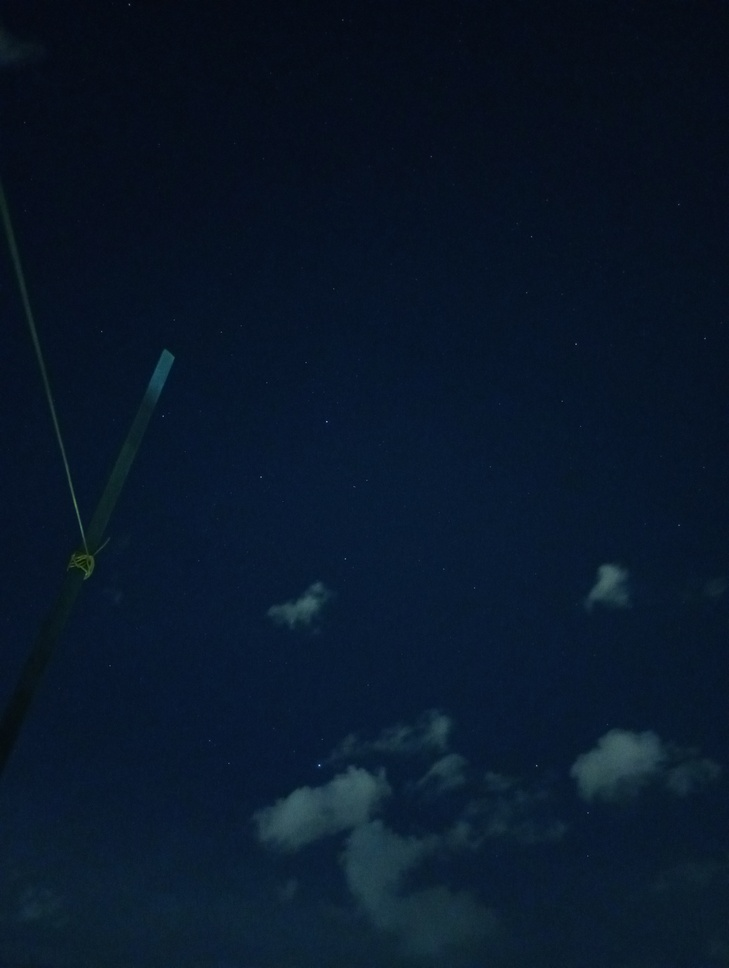
#> input picture images/simple_image_1.jpg, 729 x 968 px, shrunk from 3072 x 4080 before the run
$ python AstroStakos.py
#> lines starting #> are read from the running program, lines starting #| are printed output that depends on the picture; after the words box and inside, x2 and y2 are one past the last pixel; in counts of white or black regions, pixels touching at a corner belong together
import cv2
import numpy as np
from scipy.ndimage import gaussian_filter
from skimage import exposure
import concurrent.futures
import tkinter as tk
from tkinter import filedialog, messagebox
import time
import os

# --- CONFIGURATION ---
class Config:
    """Configuration parameters for star enhancement"""
    BG_KERNEL = 75
    THRESH_SIGMA = 3.0
    STRETCH_STRENGTH = 10.0
    NUM_WORKERS = 8
    BLOCK_SIZE = 512
    OVERLAP = 150
    ENHANCE_FACTOR = 1.3
    DIM_STAR_BOOST = 3.5
    BRIGHT_STAR_THRESHOLD = 0.3
    GAMMA = 2.2
    USE_CIRCULAR_KERNEL = True


# --- FILE I/O FUNCTIONS ---
def select_input_file():
    """Open file dialog to select input TIFF file"""
    root = tk.Tk()
    root.withdraw()

    input_file = filedialog.askopenfilename(
        title="Select Autosave.tif",
        filetypes=[("TIFF files", "*.tif *.tiff")]
    )

    if not input_file:
        raise RuntimeError("❌ No file selected.")

    if not os.path.isfile(input_file):
        messagebox.showerror(
            "File Not Found",
            f"Could not find:\n{input_file}"
        )
        raise FileNotFoundError(f"❌ Could not find {input_file}")

    print(f"✅ Using input file: {input_file}")
    return input_file


def load_and_normalize_image(filepath):
    """Load image and normalize to [0, 1] range"""
    print("📂 Loading image...")
    img = cv2.imread(filepath, cv2.IMREAD_UNCHANGED)
    if img is None:
        raise FileNotFoundError(f"❌ Could not load {filepath}")

    img = img.astype(np.float32)
    if np.max(img) > 1.5:
        img /= 65535.0  # Handle 16-bit

    return img


def remove_hot_pixels(img, threshold_sigma=8.0):
    """
    Remove single-pixel hot pixels using median filtering.
    Works on both grayscale and RGB images.
    Enhanced to handle stubborn red hot pixels.
    """
    if img.ndim == 2:
        median = cv2.medianBlur(img, 3)
        diff = img - median
        sigma = np.std(diff)
        mask = diff > (threshold_sigma * sigma)
        img = img.copy()
        img[mask] = median[mask]
        return img

    # Color image - process each channel independently
    cleaned = img.copy()

    for c in range(3):
        channel = img[..., c]
        median = cv2.medianBlur(channel, 3)
        diff = channel - median
        sigma = np.std(diff[diff > 0])  # Only compute sigma from positive differences

        # More aggressive threshold for red channel (BGR order: 2=Red)
        if c == 2:  # Red channel
            threshold = threshold_sigma * 0.7  # Lower threshold = more aggressive
        else:
            threshold = threshold_sigma

        mask = diff > (threshold * sigma)
        cleaned[..., c][mask] = median[mask]

    # Additional pass: detect chromatic hot pixels (red-only spikes)
    if img.shape[-1] == 3:
        # BGR order: 0=Blue, 1=Green, 2=Red
        red_excess = cleaned[..., 2] - np.maximum(cleaned[..., 0], cleaned[..., 1])
        chromatic_threshold = 0.05  # Adjust as needed

        red_hot_mask = red_excess > chromatic_threshold

        # Apply median filter only where red is excessive
        if np.any(red_hot_mask):
            red_median = cv2.medianBlur(cleaned[..., 2], 3)
            cleaned[..., 2][red_hot_mask] = red_median[red_hot_mask]

    return cleaned


def prepare_image_channels(img):
    """Prepare image channels and compute luminance"""
    is_color = img.ndim == 3

    if is_color:
        print("🎨 RGB image detected.")
        h, w, c = img.shape
        luminance = 0.2126 * img[..., 2] + 0.7152 * img[..., 1] + 0.0722 * img[..., 0]
    else:
        print("🖤 Grayscale image detected.")
        h, w = img.shape
        c = 1
        img = img[..., np.newaxis]
        luminance = img[..., 0]

    return img, luminance, is_color, (h, w, c)


def save_output(rgb_result, input_file):
    """Save the final enhanced image"""
    print("💾 Saving final enhanced images...")
    output_dir = os.path.dirname(input_file)
    output_path = os.path.join(output_dir, "final_star_enhanced_rgb16.tif")

    cv2.imwrite(output_path, (rgb_result * 65535).astype(np.uint16))
    print(f"💾 Saved output to:\n{output_path}")


# --- IMAGE PROCESSING UTILITY FUNCTIONS ---
def create_blend_weights(h, w, overlap):
    """Create smooth cosine-based blend weights for tile edges"""
    weights = np.ones((h, w), dtype=np.float32)
    if overlap > 0:
        actual_overlap_h = min(overlap, h // 2)
        actual_overlap_w = min(overlap, w // 2)

        for i in range(actual_overlap_h):
            alpha = 0.5 * (1 - np.cos(np.pi * i / actual_overlap_h))
            weights[i, :] *= alpha
            weights[-(i+1), :] *= alpha

        for i in range(actual_overlap_w):
            alpha = 0.5 * (1 - np.cos(np.pi * i / actual_overlap_w))
            weights[:, i] *= alpha
            weights[:, -(i+1)] *= alpha

    return weights


def create_circular_kernel(radius):
    """Create circular kernel instead of square for star dilation"""
    diameter = 2 * radius + 1
    kernel = np.zeros((diameter, diameter), dtype=np.uint8)
    center = radius
    y, x = np.ogrid[:diameter, :diameter]
    mask = (x - center)**2 + (y - center)**2 <= radius**2
    kernel[mask] = 1
    return kernel


def process_block_with_blend(block, bg_kernel):
    """Apply Gaussian filter to a single block"""
    return gaussian_filter(block, sigma=bg_kernel / 10)


# --- BACKGROUND ESTIMATION ---
def estimate_background_tiled(channel_data, config):
    """Estimate background using overlapping tiles with smooth blending"""
    h, w = channel_data.shape
    background = np.zeros_like(channel_data)
    weight_sum = np.zeros_like(channel_data)

    step = config.BLOCK_SIZE - config.OVERLAP
    tiles = [(y, min(y + config.BLOCK_SIZE, h), x, min(x + config.BLOCK_SIZE, w))
             for y in range(0, h, step)
             for x in range(0, w, step)]

    def compute_tile(tile):
        y, y2, x, x2 = tile
        block = channel_data[y:y2, x:x2]
        bg_block = process_block_with_blend(block, config.BG_KERNEL)
        weights = create_blend_weights(y2-y, x2-x, config.OVERLAP)
        return (tile, bg_block, weights)

    print(f"   Processing {len(tiles)} overlapping tiles...")
    with concurrent.futures.ThreadPoolExecutor(max_workers=config.NUM_WORKERS) as ex:
        for tile, bg_block, weights in ex.map(compute_tile, tiles):
            y, y2, x, x2 = tile
            background[y:y2, x:x2] += bg_block * weights
            weight_sum[y:y2, x:x2] += weights

    background = np.divide(background, weight_sum, where=weight_sum > 0)
    return background


# --- STAR DETECTION ---
def detect_stars(channel_data, config):
    """Detect stars using high-pass filtering and create soft mask"""
    g_small = gaussian_filter(channel_data, sigma=1.0)
    g_large = gaussian_filter(channel_data, sigma=4.0)
    hp = g_small - g_large
    sigma_hp = np.std(hp)
    threshold_value = config.THRESH_SIGMA * sigma_hp
    star_mask_binary = hp > threshold_value

    # Reject single-channel chromatic spikes
    local_mean = gaussian_filter(channel_data, sigma=1.0)
    chromatic_ratio = channel_data / (local_mean + 1e-10)

    # Hot pixels usually exceed this by a lot
    star_mask_binary &= chromatic_ratio < 2.5

    star_mask_binary_uint8 = star_mask_binary.astype(np.uint8)

    if config.USE_CIRCULAR_KERNEL:
        kernel = create_circular_kernel(radius=1)
    else:
        kernel = np.ones((3, 3), np.uint8)

    star_mask_dilated = cv2.dilate(star_mask_binary_uint8, kernel, iterations=1)

    num_labels, labels, stats, _ = cv2.connectedComponentsWithStats(
    star_mask_dilated, connectivity=8
)

    clean_mask = np.zeros_like(star_mask_dilated)

    for i in range(1, num_labels):
        area = stats[i, cv2.CC_STAT_AREA]
        if area >= 3:  # stars are never 1–2 pixels
            clean_mask[labels == i] = 1

    star_mask_dilated = clean_mask


    # Create soft mask with Gaussian falloff
    star_mask = gaussian_filter(star_mask_dilated.astype(np.float32), sigma=1.5)
    star_mask = np.clip(star_mask, 0, 1)

    return star_mask


# --- CHANNEL PROCESSING ---
def process_channel_improved(channel_data, config, star_mask_ref=None):
    """Process one channel with improved blending and optional shared star mask"""
    background = estimate_background_tiled(channel_data, config)

    if star_mask_ref is None:
        star_mask = detect_stars(channel_data, config)
    else:
        star_mask = star_mask_ref

    # Extract stars
    star_signal = channel_data - background
    star_signal[star_signal < 0] = 0
    star_map = star_signal * star_mask

    # Create starless version
    starless = channel_data - star_map

    clean = channel_data - background
    clean[clean < 0] = 0
    result = np.clip(clean + star_map, 0, 1)

    return background, star_map, starless, result, star_mask


# --- STAR ENHANCEMENT ---
def create_adaptive_boost_mask(star_map, is_color, config):
    """Create adaptive enhancement mask that boosts dim stars more"""
    if is_color:
        star_luminosity = (0.2126 * star_map[..., 2] +
                          0.7152 * star_map[..., 1] +
                          0.0722 * star_map[..., 0])
    else:
        star_luminosity = star_map[..., 0] if star_map.ndim == 3 else star_map

    normalized_luminosity = star_luminosity / (np.max(star_luminosity) + 1e-10)

    adaptive_boost = np.where(
        normalized_luminosity < config.BRIGHT_STAR_THRESHOLD,
        config.DIM_STAR_BOOST * (1.0 - normalized_luminosity / config.BRIGHT_STAR_THRESHOLD) + config.ENHANCE_FACTOR,
        config.ENHANCE_FACTOR
    )

    return star_luminosity, adaptive_boost


def enhance_stars(star_map, is_color, config):
    """Enhance stars using adaptive luminosity-based method"""
    print("✨ Enhancing stars using adaptive luminosity-based method...")

    star_luminosity, adaptive_boost = create_adaptive_boost_mask(star_map, is_color, config)

    if is_color:
        enhancement_mask = np.clip(star_luminosity * adaptive_boost, 0, 1)
        enhanced_stars = np.zeros_like(star_map)

        for i in range(3):
            ratio = np.divide(star_map[..., i], star_luminosity + 1e-10,
                            out=np.zeros_like(star_map[..., i]),
                            where=star_luminosity > 1e-10)
            enhanced_stars[..., i] = enhancement_mask * ratio

        enhanced_stars = np.clip(enhanced_stars, 0, 1)
    else:
        enhanced_stars = np.clip(star_map * adaptive_boost, 0, 1)

    return enhanced_stars


def stretch(x, strength=10.0):
    """Apply asinh stretch to image data"""
    return exposure.rescale_intensity(np.arcsinh(x * strength), out_range=(0, 1))


def apply_stretch_and_sharpen(starless, enhanced_stars, config):
    """Apply stretch to stars and recombine with background"""
    print("🎨 Applying asinh stretch to STARS ONLY...")

    stretched_stars = stretch(enhanced_stars, config.STRETCH_STRENGTH)
    stretched_result = np.clip(starless + stretched_stars, 0, 1)

    # Mild sharpening
    blur = cv2.GaussianBlur(stretched_result, (0, 0), sigmaX=1.2)
    sharpened = cv2.addWeighted(stretched_result, 1.1, blur, -0.1, 0)
    sharpened = np.clip(sharpened, 0, 1)

    return sharpened


def convert_to_rgb(image, is_color):
    """Convert grayscale to RGB if needed"""
    if not is_color:
        return cv2.merge([image, image, image])
    return image


# --- MAIN PIPELINE ---
def process_all_channels(img, luminance, config):
    """Process all channels using shared star mask with chromatic gating"""
    print("🔍 Detecting stars from luminance channel...")
    _, _, _, _, common_star_mask = process_channel_improved(luminance, config)

    c = img.shape[-1]
    backgrounds, stars, starlesses, results = [], [], [], []

    for i in range(c):
        print(f"🧠 Processing channel {i+1}/{c} with gated star mask...")

        # Gate star mask by channel signal to suppress chromatic hot pixels
        gated_star_mask = common_star_mask * (img[..., i] > 0.01)

        bg, sm, sl, res, _ = process_channel_improved(
            img[..., i],
            config,
            star_mask_ref=gated_star_mask
        )

        backgrounds.append(bg)
        stars.append(sm)
        starlesses.append(sl)
        results.append(res)

    # ⬇️ THIS PART IS CRITICAL ⬇️
    background = np.stack(backgrounds, axis=-1)
    star_map   = np.stack(stars, axis=-1)
    starless   = np.stack(starlesses, axis=-1)
    result     = np.stack(results, axis=-1)

    return background, star_map, starless, result


def print_summary(start_time, config):
    """Print processing summary"""
    print("\n✅ Done!")
    print("   • final_star_enhanced_rgb16.tif  (16-bit RGB, linear)")
    print(f"⏱️ Total time: {time.time() - start_time:.2f}s using {config.NUM_WORKERS} threads")
    print("\n💡 Key improvements:")
    print("   ✓ Increased overlap to 150 pixels")
    print("   ✓ Cosine-based blending (smoother than linear)")
    print("   ✓ Soft Gaussian star mask (preserves circular shapes)")
    print("   ✓ Minimal dilation to avoid shape distortion")
    print("   ✓ Adaptive enhancement: dim stars boosted more than bright stars")
    print("   ✓ Softer sharpening parameters")
    print("   ✓ Fixed blend weights index error")


# --- MAIN EXECUTION ---
def main():
    """Main execution pipeline"""
    start_time = time.time()
    config = Config()

    print("🚀 Starting full star-field enhancement pipeline...")

    # Load and prepare image
    input_file = select_input_file()
#> the answer given: images/simple_image_1.jpg
    print(f"Input file: {input_file}")

    img = load_and_normalize_image(input_file)
#> in load_and_normalize_image, img is the input picture: shape (968, 729, 3); mean B, G, R 41.8, 23.6, 9

    print("🧹 Removing hot pixels...")
    img = remove_hot_pixels(img, threshold_sigma=8.0)
#> the loop in remove_hot_pixels, `for c in range(3):` made 3 passes
#> sigma on passes 1 to 3: 2.05e-05, 2.07e-05, 2.07e-05
#> pass 1, in remove_hot_pixels, `median = cv2.medianBlur(channel, 3)`:
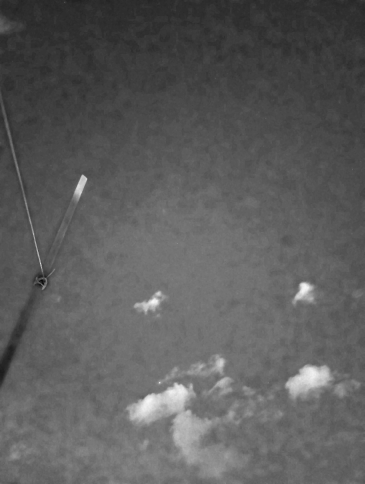
#> median: shape (968, 729) float32 (shown at 1/2 size); min 7.63e-05, max 0.00162, mean 0.000637; drawn with min black and max white
#> pass 1, in remove_hot_pixels, `mask = diff > (threshold * sigma)`:
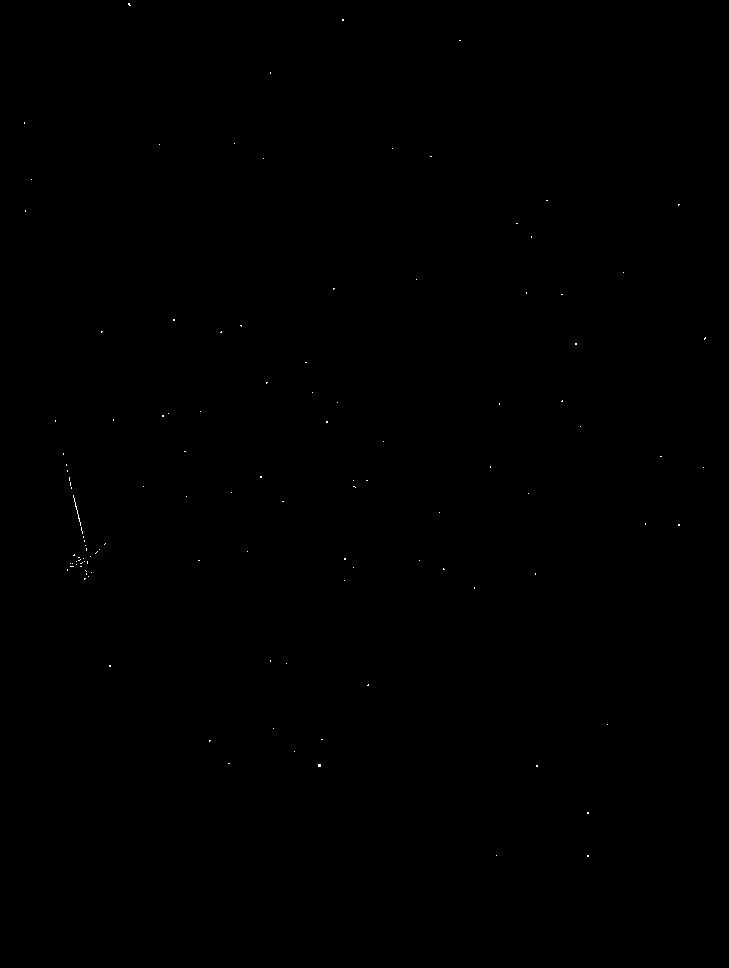
#> mask: shape (968, 729) bool; 0.04% white in thin lines or dots, all inside (x1, y1, x2, y2) = (24, 3, 706, 857)
#> after the loop in remove_hot_pixels, `for c in range(3):`:
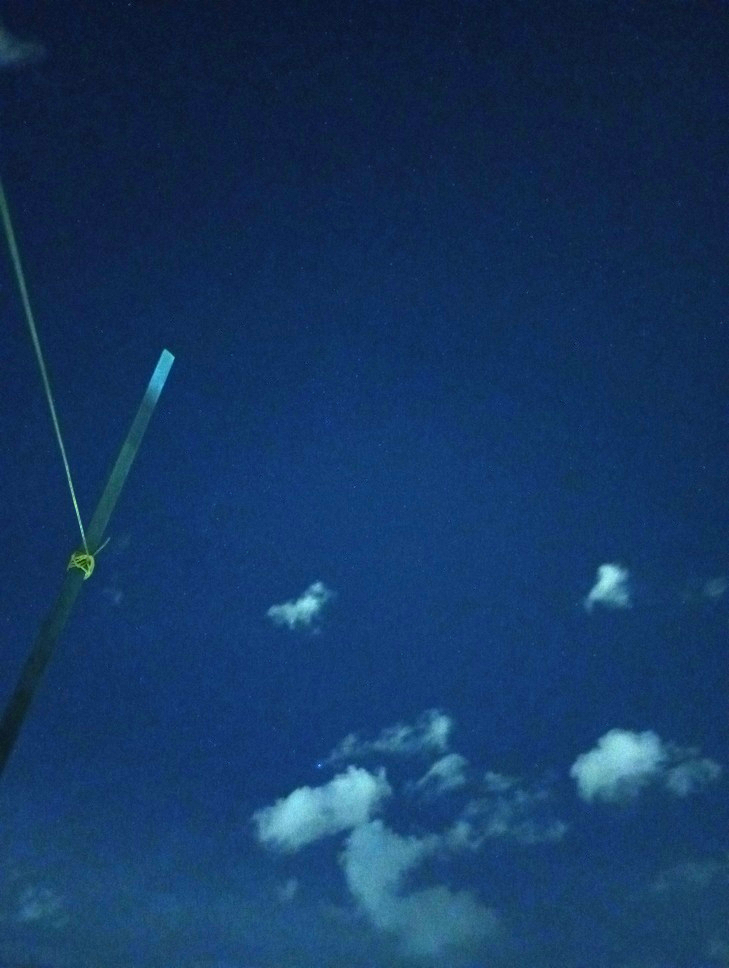
#> cleaned: shape (968, 729, 3) float32; mean B, G, R 0.00064, 0.000361, 0.000137; drawn with min black and max white

    img, luminance, is_color, (h, w, c) = prepare_image_channels(img)
#> in prepare_image_channels, `luminance = 0.2126 * img[..., 2] + 0.7152 * img[..., 1] + 0.0722 * img..`:
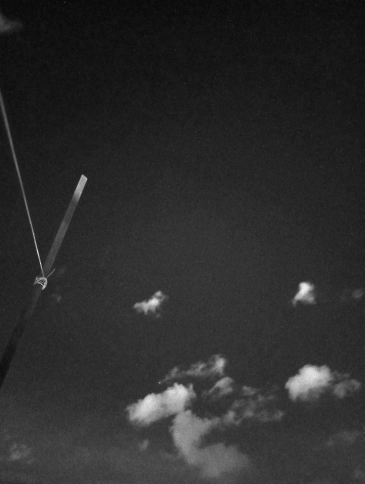
#> luminance: shape (968, 729) float32 (shown at 1/2 size); min 8.53e-05, max 0.0015, mean 0.000333; drawn with min black and max white
#> is_color = True; h = 968; w = 729; c = 3


    # Process channels
    background, star_map, starless, result = process_all_channels(img, luminance, config)
#> (printed output is left out)
#> in detect_stars, `hp = g_small - g_large`:
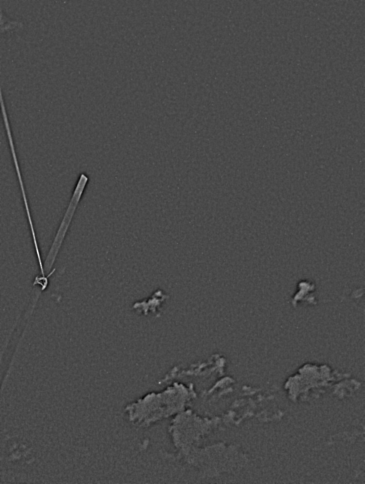
#> hp: shape (968, 729) float32 (shown at 1/2 size); min -0.000213, max 0.00052, mean -3.71e-14; drawn with min black and max white
#> in detect_stars, `sigma_hp = np.std(hp)`: sigma_hp = 1.86e-05
#> in detect_stars, `threshold_value = config.THRESH_SIGMA * sigma_hp`: threshold_value = 5.58e-05
#> in detect_stars, `num_labels, labels, stats, _ = cv2.connectedComponentsWithStats( star_..`:
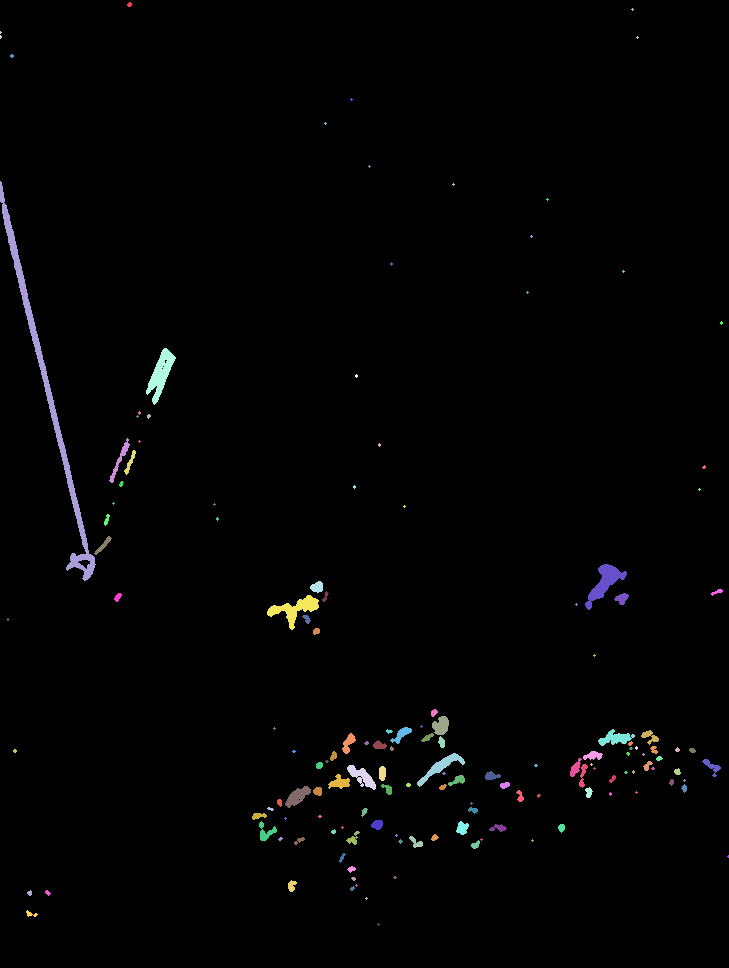
#> labels: shape (968, 729) int32; 149 distinct labels, from 0 to 148; one colour per label, 0 black
#> in detect_stars, `num_labels, labels, stats, _ = cv2.connectedComponentsWithStats( star_..`: num_labels = 149; stats = 149 rows, first 6: [0, 0, 729, 968, 694586], [127, 2, 5, 5, 19], [631, 8, 3, 3, 5], [0, 31, 2, 3, 4], [0, 35, 2, 4, 6], [636, 36, 3, 3, 5]
#> the loop in detect_stars, `for i in range(1, num_labels):` made 148 passes
#> area on passes 10, 18, 23, 26, 34, 36, 37, 38: 2642, 712, 192, 94, 39, 96, 675, 113
#> after the loop in process_all_channels, `for i in range(c):`: backgrounds = 3 items

    # Enhance stars
    enhanced_stars = enhance_stars(star_map, is_color, config)

    # Apply stretch and sharpen
    sharpened = apply_stretch_and_sharpen(starless, enhanced_stars, config)

    # Convert to RGB
    rgb_result = convert_to_rgb(sharpened, is_color)

    # Save output
    save_output(rgb_result, input_file)

    # Print summary
    print_summary(start_time, config)


if __name__ == "__main__":
    main()
